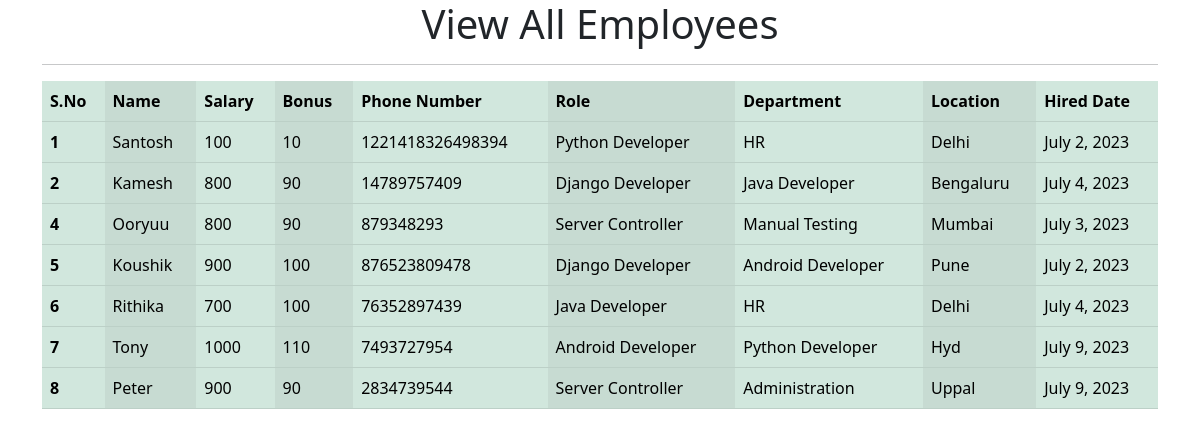
The app's page /all_emp with its own data.
### emp_app/models.py (models this page shows, shortened)
class Employee(models.Model):
    name=models.CharField(max_length=100,null=False)
    department=models.ForeignKey(Department,on_delete=models.CASCADE)
    salary=models.IntegerField(default=0)
    bonus=models.IntegerField(default=0)
    role=models.ForeignKey(Role,on_delete=models.CASCADE)
    phone=models.IntegerField(default=0)
    hire_date=models.DateField()

class Role(models.Model):
    name=models.CharField(max_length=100,null=False)

class Department(models.Model):
    name=models.CharField(max_length=100,null=False)
    location=models.CharField(max_length=100)

### emp_app/views.py (the view)
# urls.py: path('all_emp',views.all_emp,name='all_emp'),
def all_emp(request):
    emps=Employee.objects.all()
    context={
        'emps':emps
    }
    return render(request,'all_emp.html',context)

### emp_app/templates/all_emp.html (shortened to what this page needs)
<!doctype html>
<html lang="en">
  <head>
    <link href="https://cdn.jsdelivr.net/npm/bootstrap@5.3.0/dist/css/bootstrap.min.css" rel="stylesheet">
  </head>
  <body>
    <div class="container">
        <h1 class="text-center">View All Employees</h1>    <hr>
        <table class="table table-success table-striped-columns table-hover">
            <thead>
                <th>S.No</th>
                <th>Name</th>
                <th>Salary</th>
                <th>Bonus</th>
                <th>Phone Number</th>
                <th>Role</th>
                <th>Department</th>
                <th>Location</th>
                <th>Hired Date</th>
            </thead>
            <tbody>
                {% for i in emps %}
                <tr>
                    <th scope="row">{{i.id}}</th>
                    <td>{{i.name}}</td>
                    <td>{{i.salary}}</td>
                    <td>{{i.bonus}}</td>
                    <td>{{i.phone}}</td>
                    <td>{{i.role.name}}</td>
                    <td>{{i.department.name}}</td>
                    <td>{{i.department.location}}</td>
                    <td>{{i.hire_date}}</td>
                </tr>
                {% endfor %}
            </tbody>
        </table>
    </div>
  </body>
</html>

### records on screen
Employee: id "1", name "Santosh", salary "100", bonus "10", phone "1221418326498394", role.name "Python Developer", department.name "HR", department.location "Delhi", hire_date "July 2, 2023"
Employee: id "2", name "Kamesh", salary "800", bonus "90", phone "14789757409", role.name "Django Developer", department.name "Java Developer", department.location "Bengaluru", hire_date "July 4, 2023"
Employee: id "4", name "Ooryuu", salary "800", bonus "90", phone "879348293", role.name "Server Controller", department.name "Manual Testing", department.location "Mumbai", hire_date "July 3, 2023"
Employee: id "5", name "Koushik", salary "900", bonus "100", phone "876523809478", role.name "Django Developer", department.name "Android Developer", department.location "Pune", hire_date "July 2, 2023"
Employee: id "6", name "Rithika", salary "700", bonus "100", phone "76352897439", role.name "Java Developer", department.name "HR", department.location "Delhi", hire_date "July 4, 2023"
Employee: id "7", name "Tony", salary "1000", bonus "110", phone "7493727954", role.name "Android Developer", department.name "Python Developer", department.location "Hyd", hire_date "July 9, 2023"
Employee: id "8", name "Peter", salary "900", bonus "90", phone "2834739544", role.name "Server Controller", department.name "Administration", department.location "Uppal", hire_date "July 9, 2023"
